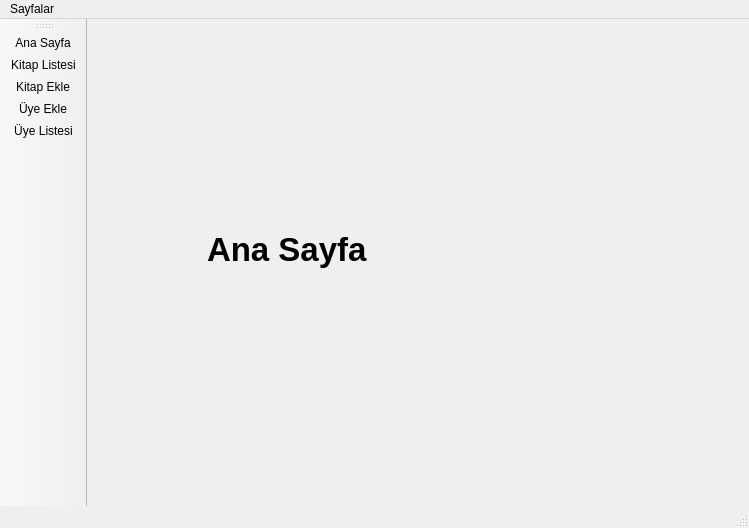
<?xml version="1.0" encoding="UTF-8"?>
<ui version="4.0">
 <class>MainWindow</class>
 <widget class="QMainWindow" name="MainWindow">
  <property name="geometry">
   <rect>
    <x>0</x>
    <y>0</y>
    <width>749</width>
    <height>528</height>
   </rect>
  </property>
  <property name="windowTitle">
   <string>MainWindow</string>
  </property>
  <widget class="QWidget" name="centralwidget">
   <widget class="QStackedWidget" name="stackedWidget">
    <property name="geometry">
     <rect>
      <x>10</x>
      <y>10</y>
      <width>641</width>
      <height>461</height>
     </rect>
    </property>
    <property name="currentIndex">
     <number>3</number>
    </property>
    <widget class="QWidget" name="page_6">
     <widget class="QLabel" name="label_3">
      <property name="geometry">
       <rect>
        <x>110</x>
        <y>140</y>
        <width>351</width>
        <height>101</height>
       </rect>
      </property>
      <property name="font">
       <font>
        <pointsize>25</pointsize>
        <weight>75</weight>
        <bold>true</bold>
       </font>
      </property>
      <property name="text">
       <string>Kitap Ekle</string>
      </property>
     </widget>
    </widget>
    <widget class="QWidget" name="page">
     <widget class="QLabel" name="label_4">
      <property name="geometry">
       <rect>
        <x>130</x>
        <y>140</y>
        <width>351</width>
        <height>101</height>
       </rect>
      </property>
      <property name="font">
       <font>
        <pointsize>25</pointsize>
        <weight>75</weight>
        <bold>true</bold>
       </font>
      </property>
      <property name="text">
       <string>Üye Ekle</string>
      </property>
     </widget>
    </widget>
    <widget class="QWidget" name="page_2">
     <widget class="QLabel" name="label_5">
      <property name="geometry">
       <rect>
        <x>110</x>
        <y>160</y>
        <width>351</width>
        <height>101</height>
       </rect>
      </property>
      <property name="font">
       <font>
        <pointsize>25</pointsize>
        <weight>75</weight>
        <bold>true</bold>
       </font>
      </property>
      <property name="text">
       <string>Üye Listesi</string>
      </property>
     </widget>
    </widget>
    <widget class="QWidget" name="page_3">
     <widget class="QLabel" name="label">
      <property name="geometry">
       <rect>
        <x>110</x>
        <y>170</y>
        <width>351</width>
        <height>101</height>
       </rect>
      </property>
      <property name="font">
       <font>
        <pointsize>25</pointsize>
        <weight>75</weight>
        <bold>true</bold>
       </font>
      </property>
      <property name="text">
       <string>Ana Sayfa</string>
      </property>
     </widget>
    </widget>
    <widget class="QWidget" name="page_7">
     <widget class="QLabel" name="label_2">
      <property name="geometry">
       <rect>
        <x>150</x>
        <y>160</y>
        <width>351</width>
        <height>101</height>
       </rect>
      </property>
      <property name="font">
       <font>
        <pointsize>25</pointsize>
        <weight>75</weight>
        <bold>true</bold>
       </font>
      </property>
      <property name="text">
       <string>Kitap Listesi</string>
      </property>
     </widget>
    </widget>
   </widget>
  </widget>
  <widget class="QMenuBar" name="menubar">
   <property name="geometry">
    <rect>
     <x>0</x>
     <y>0</y>
     <width>749</width>
     <height>21</height>
    </rect>
   </property>
   <widget class="QMenu" name="menuAna_Sayfa">
    <property name="title">
     <string>Sayfalar</string>
    </property>
    <addaction name="actionAna_Sayfa"/>
    <addaction name="actionKitap_Listesi"/>
    <addaction name="actionKitap_Ekle"/>
    <addaction name="action_ye_Ekle"/>
    <addaction name="action_ye_Listesi"/>
   </widget>
   <addaction name="menuAna_Sayfa"/>
  </widget>
  <widget class="QStatusBar" name="statusbar"/>
  <widget class="QToolBar" name="toolBar">
   <property name="windowTitle">
    <string>toolBar</string>
   </property>
   <attribute name="toolBarArea">
    <enum>LeftToolBarArea</enum>
   </attribute>
   <attribute name="toolBarBreak">
    <bool>false</bool>
   </attribute>
   <addaction name="actionAna_Sayfa"/>
   <addaction name="actionKitap_Listesi"/>
   <addaction name="actionKitap_Ekle"/>
   <addaction name="action_ye_Ekle"/>
   <addaction name="action_ye_Listesi"/>
  </widget>
  <action name="actionKitap_Listesi">
   <property name="text">
    <string>Kitap Listesi</string>
   </property>
  </action>
  <action name="actionKitap_Ekle">
   <property name="text">
    <string>Kitap Ekle</string>
   </property>
  </action>
  <action name="action_ye_Ekle">
   <property name="text">
    <string>Üye Ekle</string>
   </property>
  </action>
  <action name="action_ye_Listesi">
   <property name="text">
    <string>Üye Listesi</string>
   </property>
  </action>
  <action name="actionAna_Sayfa">
   <property name="text">
    <string>Ana Sayfa</string>
   </property>
  </action>
 </widget>
 <resources/>
 <connections/>
</ui>
